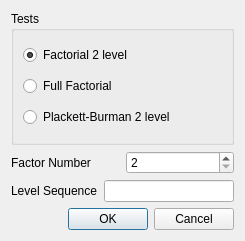
<?xml version="1.0" encoding="UTF-8"?>
<ui version="4.0">
 <class>Dialog</class>
 <widget class="QDialog" name="Dialog">
  <property name="geometry">
   <rect>
    <x>0</x>
    <y>0</y>
    <width>245</width>
    <height>241</height>
   </rect>
  </property>
  <property name="windowTitle">
   <string>DOE Matrix</string>
  </property>
  <layout class="QVBoxLayout" name="verticalLayout_3">
   <item>
    <layout class="QVBoxLayout" name="verticalLayout_2">
     <item>
      <widget class="QGroupBox" name="groupBox">
       <property name="title">
        <string>Tests</string>
       </property>
       <layout class="QVBoxLayout" name="verticalLayout">
        <item>
         <widget class="QRadioButton" name="factorialradioButton">
          <property name="text">
           <string>Factorial 2 level</string>
          </property>
          <property name="checked">
           <bool>true</bool>
          </property>
         </widget>
        </item>
        <item>
         <widget class="QRadioButton" name="fullradioButton">
          <property name="text">
           <string>Full Factorial</string>
          </property>
         </widget>
        </item>
        <item>
         <widget class="QRadioButton" name="pbradioButton">
          <property name="text">
           <string>Plackett-Burman 2 level</string>
          </property>
         </widget>
        </item>
       </layout>
      </widget>
     </item>
     <item>
      <layout class="QHBoxLayout" name="horizontalLayout">
       <item>
        <widget class="QLabel" name="label">
         <property name="text">
          <string>Factor Number</string>
         </property>
        </widget>
       </item>
       <item>
        <widget class="QSpinBox" name="spinBox">
         <property name="minimum">
          <number>2</number>
         </property>
         <property name="value">
          <number>2</number>
         </property>
        </widget>
       </item>
      </layout>
     </item>
     <item>
      <layout class="QHBoxLayout" name="horizontalLayout_2">
       <item>
        <widget class="QLabel" name="label_2">
         <property name="text">
          <string>Level Sequence</string>
         </property>
        </widget>
       </item>
       <item>
        <widget class="QLineEdit" name="lineEdit"/>
       </item>
      </layout>
     </item>
    </layout>
   </item>
   <item>
    <widget class="QDialogButtonBox" name="buttonBox">
     <property name="orientation">
      <enum>Qt::Horizontal</enum>
     </property>
     <property name="standardButtons">
      <set>QDialogButtonBox::Cancel|QDialogButtonBox::Ok</set>
     </property>
    </widget>
   </item>
  </layout>
 </widget>
 <resources/>
 <connections>
  <connection>
   <sender>buttonBox</sender>
   <signal>accepted()</signal>
   <receiver>Dialog</receiver>
   <slot>accept()</slot>
   <hints>
    <hint type="sourcelabel">
     <x>248</x>
     <y>254</y>
    </hint>
    <hint type="destinationlabel">
     <x>157</x>
     <y>274</y>
    </hint>
   </hints>
  </connection>
  <connection>
   <sender>buttonBox</sender>
   <signal>rejected()</signal>
   <receiver>Dialog</receiver>
   <slot>reject()</slot>
   <hints>
    <hint type="sourcelabel">
     <x>316</x>
     <y>260</y>
    </hint>
    <hint type="destinationlabel">
     <x>286</x>
     <y>274</y>
    </hint>
   </hints>
  </connection>
 </connections>
</ui>
